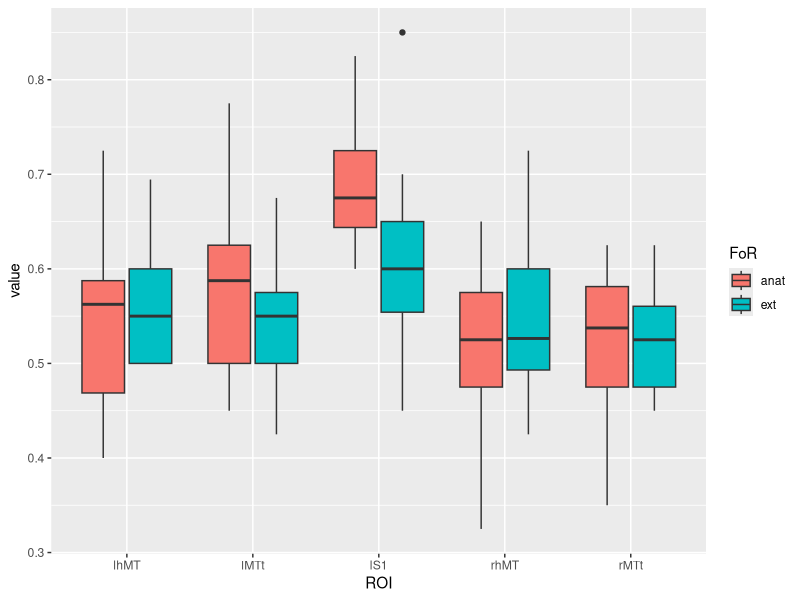
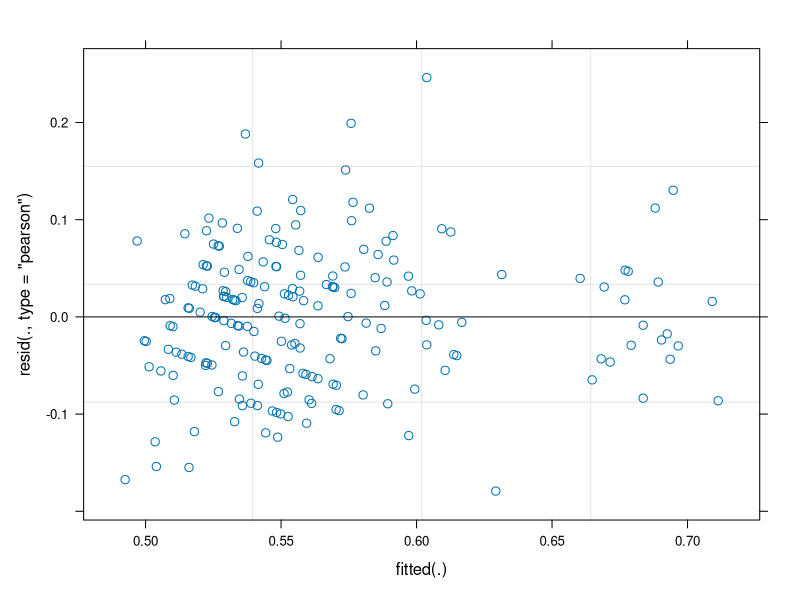
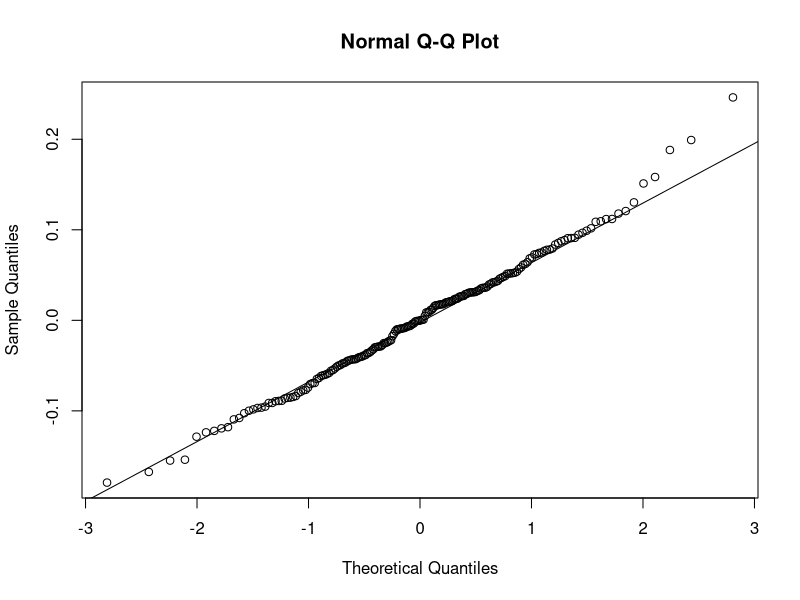
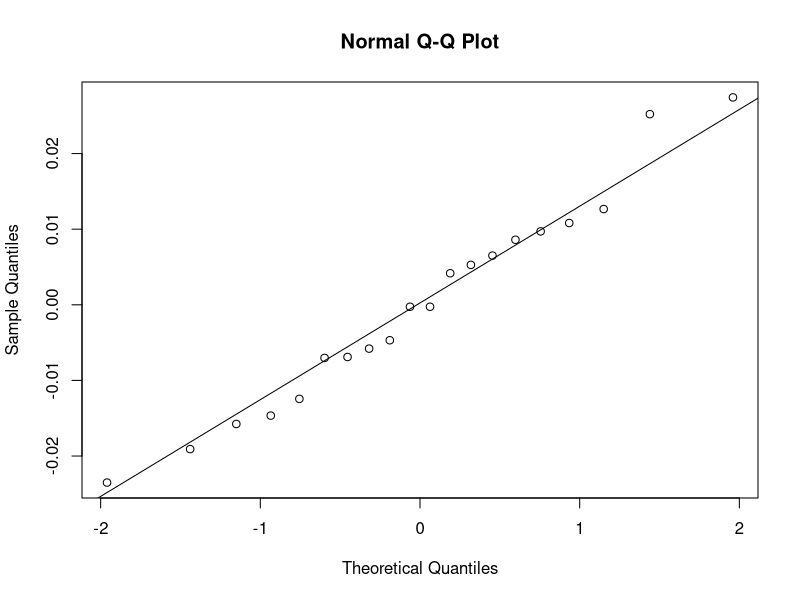
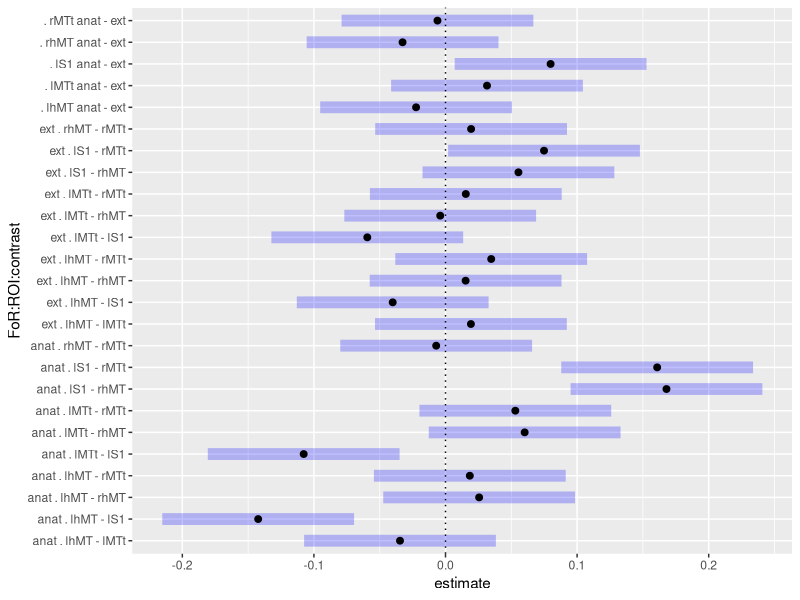
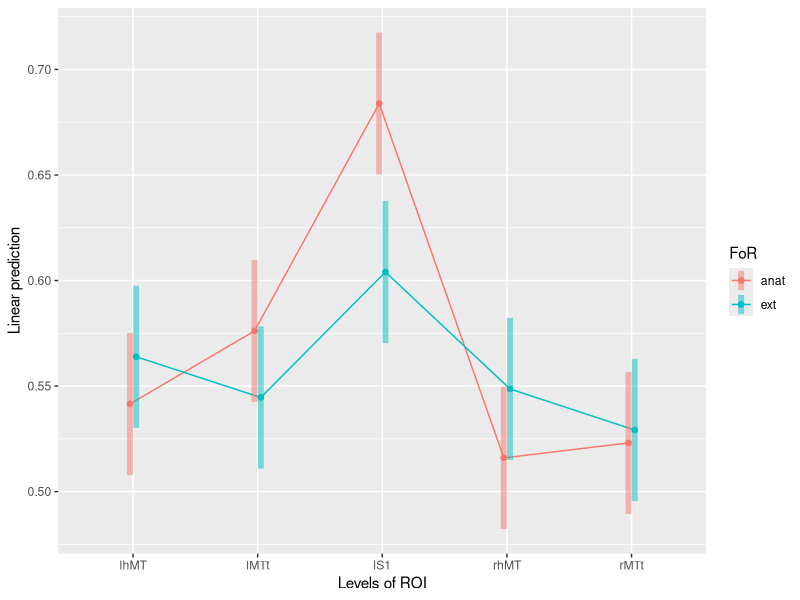
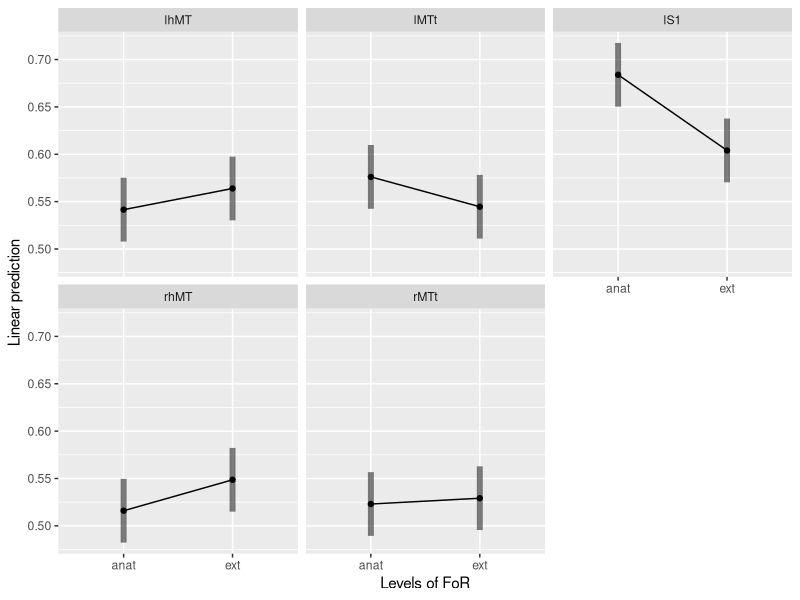

These figures' R source, in order:
library(openxlsx) # import excel file
library(reshape2) # reshape data 
library(ggplot2) # plots
library(lmerTest) # linear mixed model
library(emmeans) # multiple comparisons

donnees <- read.xlsx("anatExt_decodAccu.xlsx")
donnees$subID <- factor(donnees$subID)

donnees <- melt(donnees)
donnees$FoR <- sub("_.*", "", donnees$variable)
donnees$ROI <- sub(".*_", "", donnees$variable)

#write.xlsx(donnees, file = "data_longFormat.xlsx")
setwd("/Users/shahzad/Documents/tryANOVAAssumptions/reoprt_lmm_decodingAccu")
donnees <- read.xlsx("data_longFormat.xlsx")

ggplot(donnees, aes(x = ROI, y = value, fill = FoR)) + geom_boxplot()

res <- lmer(value ~ ROI*FoR + (1|subID), data = donnees)
plot(res) # homoscedasticity fine

qqnorm(residuals(res)) 
qqline(residuals(res))
qqnorm(ranef(res)$subID[,1])
qqline(ranef(res)$subID[,1])
# residuals fine

# multiple comparisons 
multComp <- contrast(emmeans(res, ~ROI:FoR), method = "pairwise", simple = "each", combine = TRUE, adjust = "holm")
plot(multComp) + 
  geom_vline(xintercept = 0, linetype = "dotted")

emmip(res, FoR ~ ROI, CIs = TRUE)
emmip(res, ROI ~ FoR | ROI, CIs = TRUE)

anova(res, ddf = "Kenward-Roger")
